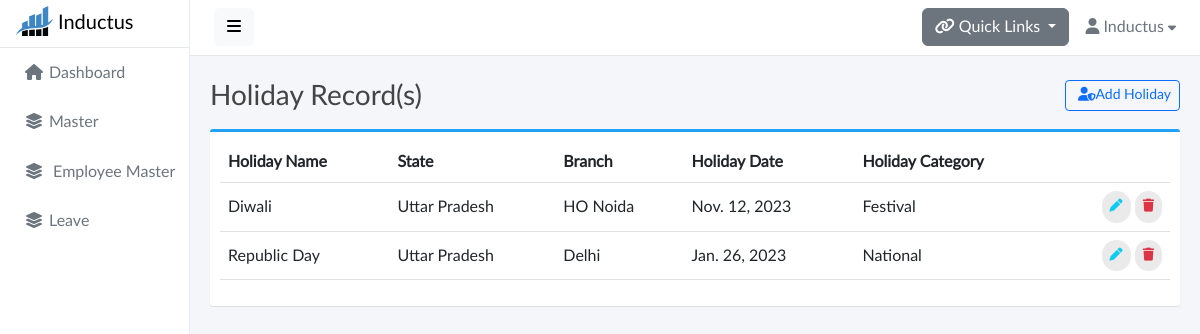
The page /master/holiday-master/ (signed in) on the database its author committed.
### base/models.py (models this page shows, shortened)
class Holiday(models.Model):
    HOLIDAY_CHOICES = (
        ('National','National'),
        ('Festival' , 'Festival')
    )
    id = models.CharField(max_length=25,primary_key=True,default=generate_unique_id,editable=False)
    holiday_name = models.CharField(max_length=50)
    state = models.CharField(max_length=50,choices=STATE_CHOICES,blank=True,null=True)
    branch = models.ForeignKey(Branch,on_delete=models.CASCADE)
    holiday_date = models.DateField()
    holiday_category = models.CharField(max_length=50,choices=HOLIDAY_CHOICES)

class Branch(models.Model):
    id = models.CharField(default=generate_unique_id,primary_key=True,editable=False,max_length=25)
    branch_name = models.CharField(max_length=100,unique=True)
    branch_code = models.CharField(max_length=100,unique=True)
    address = models.CharField(max_length=200,blank=True,null=True)
    tehsil = models.CharField(max_length=100,blank=True,null=True)
    district = models.CharField(max_length=100,blank=True,null=True)
    city = models.CharField(max_length=50,blank=True,null=True)
    state = models.CharField(max_length=50,choices=STATE_CHOICES,blank=True,null=True)
    country = CountryField(blank_label="(select country)")
    status = models.BooleanField()
    def __str__(self):
        return self.branch_name

### base/views.py (the view)
# urls.py: path('master/holiday-master/',views.HolidayMaterView,name="holiday-master"),
@login_required(login_url='signin')
def HolidayMaterView(request):
    holidays_records = Holiday.objects.all()
    if request.method == 'POST':
        holiday_form = HolidayMasterForm(data=request.POST)
        if holiday_form.is_valid():
            holiday_form.save()
            messages.success(request, "Holiday added successfully.")
            return redirect('holiday-master')
    else:
        holiday_form = HolidayMasterForm()
    context = {
        'holidays_records': holidays_records,
        'holiday_form' : holiday_form
    }
    return render(request,'holiday_master.html',context)

### base/models.py (called while the page is built)
def generate_unique_id():
    return nanoid.generate(size=25)

### base/templates/holiday_master.html (shortened to what this page needs)
{% extends 'base.html' %} {% load static %} {% block start %}
<div class="content">
  <div class="container">
    <div class="page-title">
      <h3>
        Holiday Record(s)
        <button
          type="button"
          class="btn btn-sm btn-outline-primary float-end"
          data-bs-toggle="modal"
          data-bs-target="#exampleModal"
        >
          &nbsp;<i class="fas fa-user-shield"></i>Add Holiday
        </button>
      </h3>
    </div>
    <div class="box box-primary">
      <div class="box-body">
        <table width="100%" class="table table-hover" id="dataTables-example">
          <thead>
            <tr>
              <th>Holiday Name</th>
              <th>State</th>
              <th>Branch</th>
              <th>Holiday Date</th>
              <th>Holiday Category</th>
              <th></th>
            </tr>
          </thead>
          <tbody>
            {% for holiday in holidays_records %}
            <tr>
              <td>{{holiday.holiday_name}}</td>
              <td>{{holiday.state}}</td>
              <td>{{holiday.branch}}</td>
              <td>{{holiday.holiday_date}}</td>
              <td>{{holiday.holiday_category}}</td>
              <td class="text-end">
                <a
                  href=""
                  class="btn btn-outline-info btn-rounded"
                  data-bs-toggle="modal"
                  data-bs-target="#editholidayModal{{holiday.id}}"
                  ><i class="fas fa-pen"></i
                ></a>
                <a
                  class="btn btn-outline-danger btn-rounded"
                  data-bs-toggle="modal"
                  data-bs-target="#deleteholidayModal{{holiday.id}}"
                >
                  <i class="fas fa-trash"></i>
                </a>
              </td>
            </tr>
            {% endfor %}
          </tbody>
        </table>
      </div>
    </div>
  </div>
</div>
{% endblock %}

### static/css/master.css (style rules this page uses)
body, h1, .h1, h2, .h2, h3, .h3, h4, .h4, h5, .h5, h6, .h6, p, a, td { -moz-osx-font-smoothing: grayscale; -webkit-font-smoothing: antialiased; }
body { width: 100%; height: 100%; background: #f4f6fa; font-family: "Lato", "Helvetica Neue", Arial, Helvetica, sans-serif; font-size: 1rem; color: #444; }
#body>.content { position: relative; padding: .5rem; }
#body .content .page-title h3 { margin: 1rem 0; }
.page-title { margin: 0; font-size: 1.5rem; line-height: 1.5555556; }
.box { position: relative; border-radius: 3px; background: #ffffff; border-top: 3px solid #d2d6de; margin-bottom: 20px; width: 100%; box-shadow: 0 1px 1px rgba(0, 0, 0, 0.1); }
.box-body { border-top-left-radius: 0; border-top-right-radius: 0; border-bottom-right-radius: 3px; border-bottom-left-radius: 3px; padding: 10px; }
.box-primary { border-top-color: #22a1f9; }
.btn-rounded { border-radius: 10em; padding: 6px 8px; font-size: small; text-transform: none; text-shadow: none !important; background: #eaeaea; border-color: transparent; border: none; }
a, a:hover, a:focus { color: inherit; text-decoration: none; transition: all 0.3s; }
.table td, .table th { vertical-align: middle; }

### rows shown on the page
Holiday: holiday_name "Diwali", state "Uttar Pradesh", branch "HO Noida", holiday_date "Nov. 12, 2023", holiday_category "Festival"
Holiday: holiday_name "Republic Day", state "Uttar Pradesh", branch "Delhi", holiday_date "Jan. 26, 2023", holiday_category "National"
